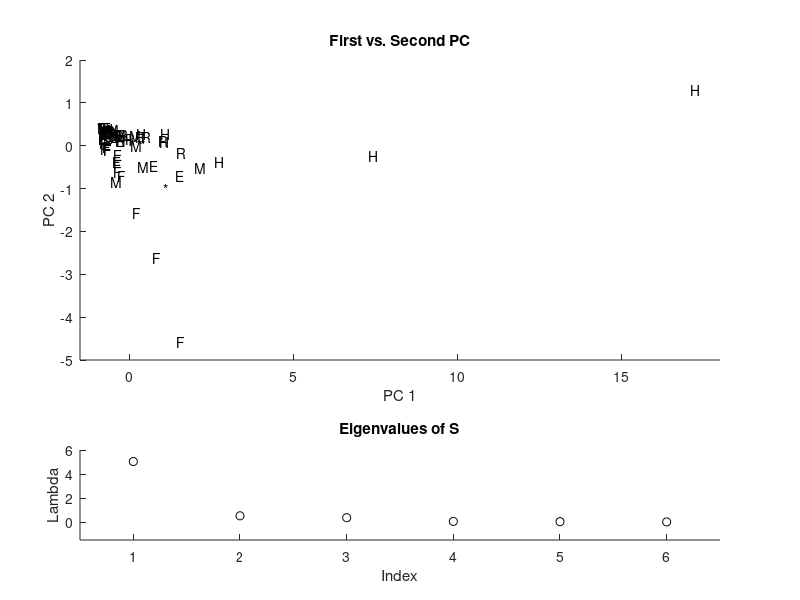

MATLAB code for this plot:
% ---------------------------------------------------------------------
% Book:         MVA
% ---------------------------------------------------------------------
% Quantlet:     MVAnpcausco
% ---------------------------------------------------------------------
% Description:  MVAnpcausco performs a PCA for the standarized US 
%               company data ("uscomp2.dat") and shows the first two 
%               principal components a screeplot of the eigenvalues.
% ---------------------------------------------------------------------
% Usage:        MVAnpcausco
% ---------------------------------------------------------------------
% Inputs:       none
% ---------------------------------------------------------------------
% Output:       PCA for the standarized US company data ("uscomp2.dat") 
%               and shows the first two principal components a 
%               screeplot of the eigenvalues.
% ---------------------------------------------------------------------
% Example:      
% ---------------------------------------------------------------------
% Author:       Wolfgang Haerdle, Jorge Patron, Vladimir Georgescu, 
%               Song Song
% ---------------------------------------------------------------------

% Note: Eigenvalues and Eigenvectors calculated in this function differ to the ones in the
%       MVA book. This is because Matlab decomposes matrixes in a different
%       manner. However, this should not change the analysis in any meaningful way. 

[Company,A,S,MV,P,CF,E,Sector]=textread('uscomp2.dat','%s %f %f %f %f %f %f %s');
Sector=char(Sector);                % Used to name the coordinates
Sector = sscanf(Sector,'%1c');      % Makes string with first character of the sectors
Sector=Sector(1:79);
Sector(1:2)='H';                    % Changes character according to book description
Sector(53:63)='*';                  % Changes character according to book description
Sector(74:79)='*';                  % Changes character according to book description

x=horzcat(A,S,MV,P,CF,E);
[n p]=size(x);
m=mean(x);
x=(x-repmat(m,n,1)).*repmat(1./sqrt((n-1)*var(x)/n),n,1);      % Standardizes the data matrix
[v e]=eigs((n-1)*cov(x)/n,p,'la');                             % Eigenvalues sorted by size from largest to smallest(Note: Command generates a Warning(Disregard it)) 
e1=(e*ones(p,1))';                                             % Creates column vector of eigenvalues
x=x*v;

%Eigenvalues
subplot(2,1,2)
subplot('Position',[0.1 0.1 0.8 0.15])
nr=1:6;
scatter(nr,e1,'k')
xlabel('Index')
ylabel('Lambda')
title('Eigenvalues of S')
xlim([0.5 6.5])
ylim([-1.5 6])
hold on

%First vs Second PC
subplot(2,1,1)
subplot('Position',[0.1 0.4 0.8 0.5])
title('First vs. Second PC')
xlabel('PC 1')
ylabel('PC 2')
xlim([-1.5 18])
ylim([-5 2])
hold on

for i=1:79
    text(x(i,1),x(i,2),Sector(i))    % Places text on the coordinates
end
